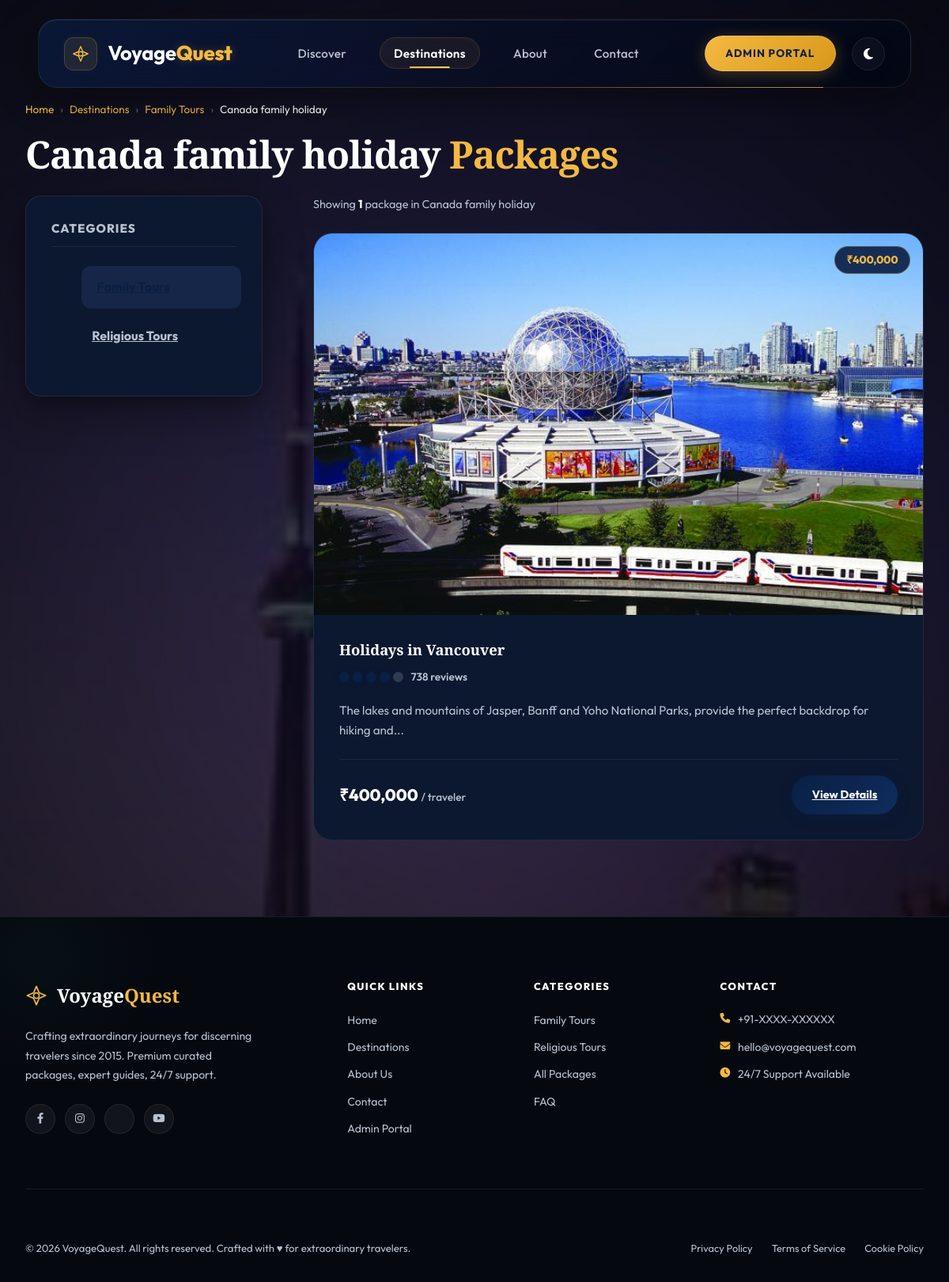
Page /package.php?subcatid=2 on the earlier database version.
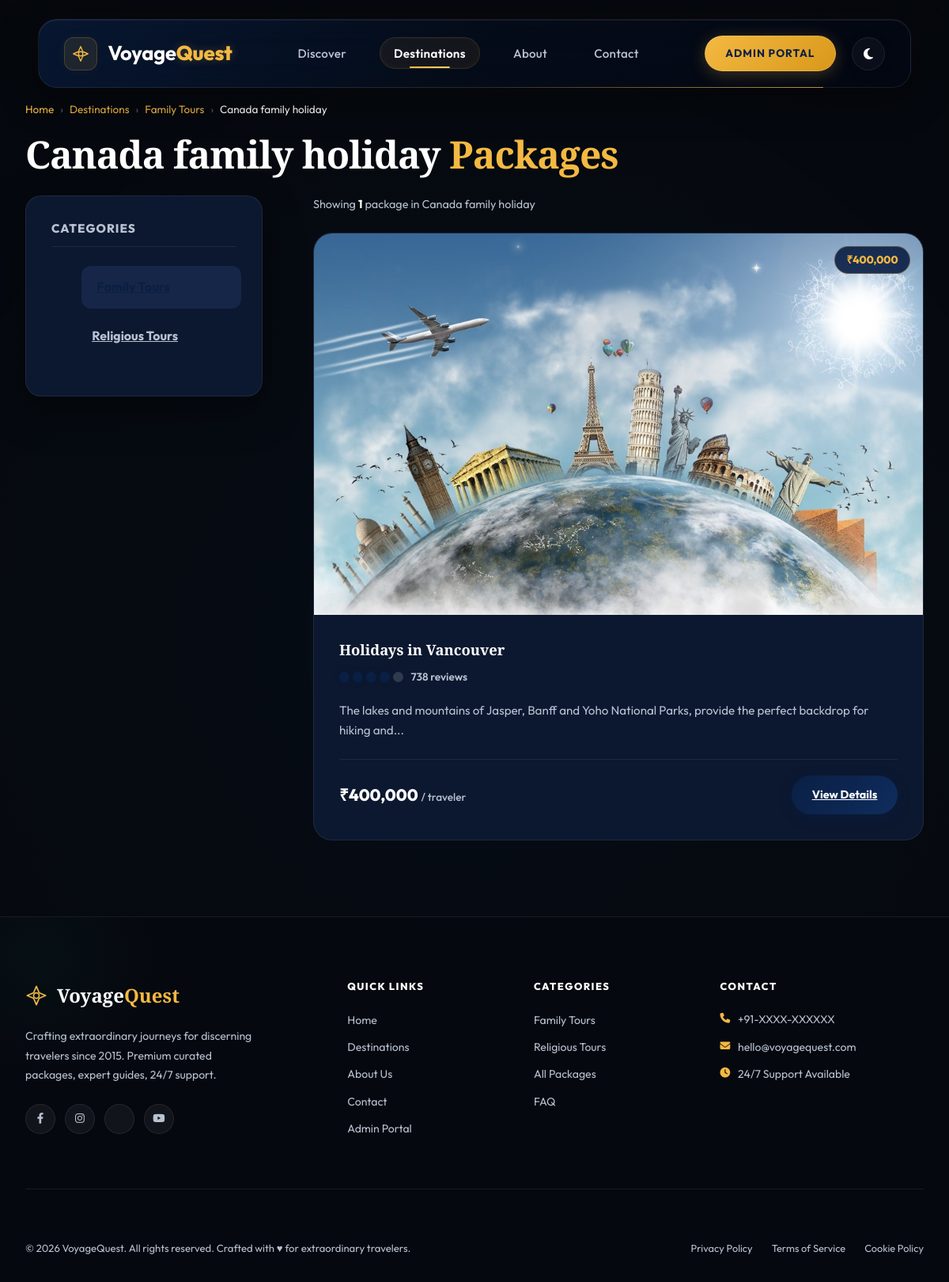
Same page on the later database version.
### tables this page shows
CREATE TABLE `package` (
  `Packid` int(200) NOT NULL AUTO_INCREMENT,
  `Packname` varchar(1000) NOT NULL,
  `Category` int(200) NOT NULL,
  `Subcategory` int(200) NOT NULL,
  `Packprice` int(200) NOT NULL,
  `Pic1` varchar(8000) NOT NULL,
  `Pic2` varchar(8000) NOT NULL,
  `Pic3` varchar(8000) NOT NULL,
  `Detail` varchar(8000) NOT NULL,
  PRIMARY KEY (`Packid`)
);

### function.php (called while the page is built, shortened)
<?php
function h($string) {
    return htmlspecialchars($string ?? '', ENT_QUOTES, 'UTF-8');
}
function prepare_query($cn, $sql, $types = '', $params = []) {
    $stmt = mysqli_prepare($cn, $sql);
    if ($types && $params) {
        mysqli_stmt_bind_param($stmt, $types, ...$params);
    }
    mysqli_stmt_execute($stmt);
    return mysqli_stmt_get_result($stmt);
}
?>

### package.php (the view, shortened to what the changed rows need)
<?php
include('function.php');
$subcatid = isset($_GET["subcatid"]) ? (int)$_GET["subcatid"] : 0;
$subcat_name = 'Travel Packages';
if ($subcatid > 0) {
    $sub_res = prepare_query($cn,
        "SELECT s.Subcatname, s.Catid, c.Cat_name FROM subcategory s JOIN category c ON s.Catid = c.Cat_id WHERE s.Subcatid = ?",
        "i", [$subcatid]
    );
    if ($sub_res && $sub_row = mysqli_fetch_assoc($sub_res)) {
        $subcat_name   = $sub_row['Subcatname'];
    }
}
$packages = [];
if ($subcatid > 0) {
    $pkg_res = prepare_query($cn,
        "SELECT Packid, Packname, Packprice, Pic1, Detail FROM package WHERE Subcategory = ? ORDER BY Packid",
        "i", [$subcatid]
    );
    if ($pkg_res) {
        while ($row = mysqli_fetch_assoc($pkg_res)) {
            $packages[] = $row;
        }
    }
}
?>
<!DOCTYPE html>
<html lang="en">
<head>
    <link href="https://cdn.jsdelivr.net/npm/bootstrap@5.3.0/dist/css/bootstrap.min.css" rel="stylesheet">
    <link rel="stylesheet" href="css/luxury_travel.css?v=<?php echo filemtime('css/luxury_travel.css'); ?>">
</head>
<body>
<?php include('top.php'); ?>
<main class="ta-container" role="main">
    <h1 class="ta-section-title" data-aos="fade-up">
        <?php echo h($subcat_name); ?> <span>Packages</span>
    </h1>
    <div class="ta-grid-sidebar">
        <aside class="ta-sidebar" data-aos="fade-right" aria-label="Travel categories">
            <h2 class="ta-sidebar-title" style="font-size:0.95rem;">Categories</h2>
        </aside>
        <div>
            <?php if (empty($packages)): ?>
            <div class="ta-detail-card" role="status">
                <h3 style="text-align:center;color:var(--text-gray);margin-bottom:1rem;">
                    No packages found in this region.
                </h3>
                <p style="text-align:center;color:var(--text-gray);margin-bottom:1.5rem;">
                    Check back soon — we're adding new packages regularly.
                </p>
                <div style="text-align:center;">
                    <a href="category.php" class="btn-ta btn-ta-primary" style="display:inline-block;">
                        Browse All Destinations
                    </a>
                </div>
            </div>
            <?php else: ?>
            <div class="ta-grid-3">
                <?php foreach ($packages as $i => $pkg):
                    $pseudo_rating  = (($pkg['Packid'] * 5) % 2 == 0) ? 5 : 4;
                    $pseudo_reviews = number_format(($pkg['Packid'] * 218) + 84);
                ?>
                <article class="ta-card"
                         data-aos="fade-up"
                         data-aos-delay="<?php echo ($i % 3) * 100; ?>"
                         aria-label="<?php echo h($pkg['Packname']); ?>">
                    <div class="ta-card-img-wrapper">
                        <img src="Admin/packimages/<?php echo h($pkg['Pic1']); ?>"
                             alt="<?php echo h($pkg['Packname']); ?>"
                             class="ta-card-img"
                             loading="lazy"
                             onerror="this.src='images/travelimage.jpg'">
                        <div style="position:absolute;top:1rem;right:1rem;background:rgba(10,31,68,0.9);backdrop-filter:blur(10px);border:1px solid rgba(244,185,66,0.3);border-radius:20px;padding:0.35rem 0.9rem;font-size:0.85rem;font-weight:800;color:var(--gold);z-index:2;">
                            ₹<?php echo number_format((double)$pkg['Packprice']); ?>
                        </div>
                    </div>
                    <div class="ta-card-body">
                        <h2 class="ta-card-title" style="font-size:1.15rem;"><?php echo h($pkg['Packname']); ?></h2>
                        <div class="rating-container" aria-label="Rating: <?php echo $pseudo_rating; ?> out of 5">
                            <div class="rating-bubbles" aria-hidden="true">
                                <?php for ($j = 1; $j <= 5; $j++): ?>
                                <span class="bubble <?php echo ($j <= $pseudo_rating) ? 'filled' : ''; ?>"></span>
                                <?php endfor; ?>
                            </div>
                            <span class="rating-count"><?php echo $pseudo_reviews; ?> reviews</span>
                        </div>
                        <p class="ta-card-text">
                            <?php echo h(substr($pkg['Detail'], 0, 110)) . (strlen($pkg['Detail']) > 110 ? '...' : ''); ?>
                        </p>
                        <div class="ta-card-footer">
                            <span class="ta-price">
                                ₹<?php echo number_format((double)$pkg['Packprice']); ?>
                                <span>/ traveler</span>
                            </span>
                            <a href="detail.php?pid=<?php echo (int)$pkg['Packid']; ?>"
                               class="btn-ta btn-ta-primary"
                               aria-label="View details for <?php echo h($pkg['Packname']); ?>">
                                View Details
                            </a>
                        </div>
                    </div>
                </article>
                <?php endforeach; ?>
            </div>
            <?php endif; ?>
        </div>
    </div>
</main>
</body>
</html>

Differences in the rows shown:
changed package "Holidays in Vancouver": Pic1: picture removed, a placeholder shows
